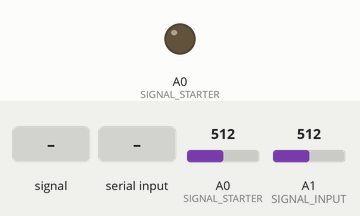
The sketch below on a simulated Arduino Uno, built with avr-gcc and run on an emulated ATmega328P. On the bench: output pins drawn as LEDs (lit = HIGH). Inputs (shaded band) come from the test bench; at power-on: A1 (SIGNAL_INPUT) = 512, A0 (SIGNAL_STARTER) = 512. Pins used as bus, display or sensor lines are not drawn; what the sketch prints to the serial monitor is not drawn.

Above: at 1.2 s.
1.3 s: A0 (SIGNAL_STARTER) fed a 2 Hz sine of ±306 counts around its level
3.2 s: A1 (SIGNAL_INPUT) fed a 200 Hz sine of ±81 counts around its level
4.7 s: A1 (SIGNAL_INPUT) set to 40
6.2 s: "arduino-1.0.3\n" received over Serial
7.7 s: "0\n" received over Serial
Timing chart, 0 to 10.2 s (numbered marks = the images above; inputs shaded):
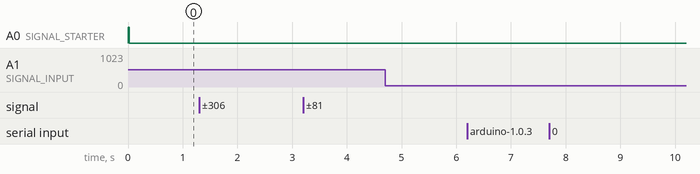

Measured:
- after the input at 1.3 s, every drawn part: stays the same
- after the input at 3.2 s, every drawn part: stays the same
- after the input at 4.7 s, every drawn part: stays the same
- after the input at 6.2 s, every drawn part: stays the same
- after the input at 7.7 s, every drawn part: stays the same

The sketch:

harmonikaide5midi.ino
```cpp
/*
    ArduinoPrintADC.ino
    Author: Seb Madgwick
    Sends up to all 6 analogue inputs values in ASCII as comma separated values
    over serial.  Each line is terminated with a carriage return character ('\r').
    The number of channels is sent by sending a character value of '1' to '6' to
    the Arduino.

    Tested with "arduino-1.0.3" and "Arduino Uno".
*/

#define SIGNAL_CLOCK 3 //hodinove impulzi
#define SIGNAL_STARTER A0 //starter, alebo sinxronizacne miesto
#define SIGNAL_INPUT A1 //zbernica
#define TRANSPO 39 //prvi ton je dis = 0 od neho to posunie o TRANSPO poltonov pre midi
#define NUM_BUTTONS  48 //48 kláves (realne ich je troxa menej)

#include <stdlib.h> // div, div_t
#include <avr/io.h>
#include <avr/interrupt.h>
#include <EEPROM.h>

unsigned int input_raw[NUM_BUTTONS];
unsigned char inputMidiMem[NUM_BUTTONS];
int vstupmax[NUM_BUTTONS];
int inputInbornBias[NUM_BUTTONS]; // bias od poskladania (asi ho dam do EEPROM)
int inputFluctBias[NUM_BUTTONS]; // dotiahnutie kludoveho stavu k nule
//int inputStaticBias = 0; //spuosobení hlavne osvetlením
unsigned int kalibracia = 100;
int inputPre[NUM_BUTTONS]; //predspracovane vstupi
int inputNorm[NUM_BUTTONS]; //normalizovane vstupi
int inputNorm1[NUM_BUTTONS]; //normalizovane vstupi
int notePitches[NUM_BUTTONS]; //nacita z eepromky ktori snimac ma ktori ton
int staticBias;

void setup() {
  pinMode(SIGNAL_INPUT, INPUT);  //zbernica z fototranzistorov
  pinMode(SIGNAL_CLOCK, OUTPUT);
  pinMode(SIGNAL_STARTER, OUTPUT); //na rozbehnutie potrebujem podrzať tento pin v 1, potom podla neho budem sinxronizovať
  digitalWrite(SIGNAL_STARTER, HIGH); // startovanie
  Serial.begin(115200);

  for (int i = 0; i <= NUM_BUTTONS; i++) { //nacitanie viski tonov
    EEPROM.get(i * 4, notePitches[i]);

  }

  for (int i = 0; i < 10; i++) //naseka 10 jednotiek do radu
  { digitalWrite(SIGNAL_CLOCK, HIGH);
    delay(1);
    digitalWrite(SIGNAL_CLOCK, LOW);
    delay(1);
  }
  digitalWrite(SIGNAL_STARTER, LOW);//vipne SIGNAL_STARTER
  pinMode(SIGNAL_STARTER, INPUT);

}

void loop() {

  serialRefresh(); // príkazi zo serioveho portu (set)

  for (int i = 0; i < NUM_BUTTONS ; i++) //ciklus merania klapiek
  {
    digitalWrite(SIGNAL_CLOCK, LOW);
    //delay(30);

    input_raw[i] = analogRead(SIGNAL_INPUT);
    // delayMicroseconds(60);
    digitalWrite(SIGNAL_CLOCK, HIGH);


    ///midi
    inputPre[i] = input_raw[i] - (inputInbornBias[i]  + inputFluctBias[i]/2) ; //predspracovane vstupi
    inputNorm[i] = (inputPre[i]) * 100 / (vstupmax[i]+70);

    if (kalibracia == 0) midiSend(i);
    inputNorm1[i]=inputNorm[i];

    if (analogRead(SIGNAL_STARTER) > 400)   {  //tu snima SIGNAL_STARTER, podla neho sinchronizuje meranie mala by na nom bit log 1, ale ked je inputPre napajani tak radsej 400/1024
      i = 60; break;
    }
    //delayMicroseconds(1000);

  }

  //////////////////////koniec meracej slucki/////////////////////////////////////////////////////

  if (kalibracia == 0) {

    calcInputBias();

    for (int i = 0; i < NUM_BUTTONS; i++)  { //meria priebezne maximum vstupov
        vstupmax[i] = max(vstupmax[i], inputPre[i]-70); //toto bude velmi citlive na nahodne spicki, treba to spravit zivsie, alebo ukladat do pamete pri montazi
    }
  }

  if (kalibracia != 0) { //prve kola nekalibruje
    if (kalibracia < 50) { //poslednich 20 si robí priemer
      for (int x = 0; x < NUM_BUTTONS; x++)  {
        inputInbornBias[x] = (inputInbornBias[x] * 3 + input_raw[x]) / 4;
      }
    }
    if (kalibracia == 1) Serial.println("skalibrovane"); //posledne kolo vipise
    kalibracia--;
  }

}


void midiSend(int i) {
      //Serial.println("cislo: " + String(i) + ", nazov: " + String(notePitches[i]) +" hodnota: " + String(inputPre[i]) + " bias " + String(inputFluctBias[i]) + " static " + String(staticBias)); //toto sa zide pri nastavovani

  if (inputNorm[i] > (40 + staticBias) and notePitches[i]!=0)  {
    if (inputMidiMem[notePitches[i]] != 0) {
      //Serial.println("cislo: " + String(i)+ " dev " + String(abs(inputNorm[i]-inputNorm1[i])) +" norm: " + String(inputNorm[i])+ " hodnota: " + String(inputPre[i]) + " bias " + String(inputFluctBias[i])); //toto sa zide pri nastavovani
      Serial.write(0x91); //cmd
      Serial.write(notePitches[i] + TRANSPO); //pitch
      Serial.write(constrain((inputNorm[i]-inputNorm1[i])*2, 10, 127)); //velocity
      }
      inputMidiMem[notePitches[i]] = 1;
  }
  if (inputMidiMem[notePitches[i]] == 0) { // ak pride 1 zahra ton, nastavi do nuli, ak je v nule tak uz nezahra a ak nepride znova 1 tak nastavi do -1 a vipne ton
    Serial.write(0x81); //cmd
    Serial.write(notePitches[i] + TRANSPO); //pitch
    Serial.write(127); //velocity
    inputMidiMem[notePitches[i]] = -1;
  }
  if (inputMidiMem[notePitches[i]] == 1) inputMidiMem[notePitches[i]] = 0;
}

void calcInputBias() {
  byte i;
  int avg = 0;
  for (i = 0; i < NUM_BUTTONS / 2; i++) {//vipocitam priemer
    avg += inputPre[i];
  }
  avg = avg / i;

  byte j = 0;
  int avg2 = 0;
  for (i = 0; i < NUM_BUTTONS / 2; i++) { //z toho priemeru podpriemernix
    if (inputPre[i] < avg) {
      avg2 += inputPre[i];
      j++;
    }
  }
  staticBias = avg2 / (j + 2);

  for (i = 0; i < NUM_BUTTONS; i++) { //toto treba este spomalit
    if ((40) > (inputPre[i]) > 1)
      inputFluctBias[i] += 1;
    if ((inputPre[i]) < -1)
      inputFluctBias[i] -= 1;
    inputFluctBias[i]=constrain(inputFluctBias[i], -100, 100);

  }
  /*Serial.write(0x81); //cmd
    Serial.write(1); //pitch
    Serial.write(); //velocity*/
}
```

serial.ino
```cpp
String commandbuffer;
String valuebuffer;
String namebuffer;
bool valueflag;
bool nameflag;

String commands[17] =  //doplnit prikaz na ulozenie inborn bias
{
  "set"
};

void serialRefresh()
{
  while (Serial.available())
  {
    char c = Serial.read();
    if (c == '\n')
    {
      spracovanie();
      valuebuffer = "";
      namebuffer = "";
      commandbuffer = "";
      valueflag = 0;
    }
    else if (c == ' ')
     { valueflag = 0;
      nameflag = 1;}
    else if (c == '=')
      {valueflag = 1;
      nameflag = 0;}
    else if (valueflag == 1)
      valuebuffer += c;
    else if (nameflag == 1)
      namebuffer += c;

    else
      commandbuffer += c;
  }
}

void spracovanie()
{
  if (commandbuffer == "set")
  {
    int cislo =namebuffer.toInt();
    if (valuebuffer.length() == 0)
    {
      // vypis
      Serial.print("(len zobrazenie) " + namebuffer + "=");
      Serial.println(notePitches[cislo]);
    }
    else
    { notePitches[cislo]=valuebuffer.toInt();
      EEPROM.put((cislo * 4), notePitches[cislo]);
      int precitane;
      EEPROM.get(cislo*4, precitane);
      Serial.print("(nastavené) " + String(cislo) + "=" + notePitches[cislo] + ", ");
      Serial.println(precitane); }


    }
  else if (commandbuffer == "clear"){
    for (int i = 0 ; i < EEPROM.length() ; i++) {
    EEPROM.write(i, 0);
  }}
  else
  {
    Serial.print("Nesprávny príkaz:");
    Serial.println(commandbuffer);
  }
}
```
